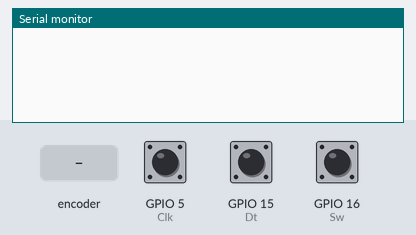
Simulated run of this sketch. Board: ESP32. Parts: the last lines printed to the serial monitor. The test bench sets the inputs (shaded band); at power-on: GPIO 16 (Sw) HIGH, GPIO 5 (Clk) HIGH, GPIO 15 (Dt) HIGH.

Above: at 1.2 s.
1.3 s: rotary encoder on GPIO 5 (Clk) / GPIO 15 (Dt) turned 1 step (first pin leading)
At 2.6 s:
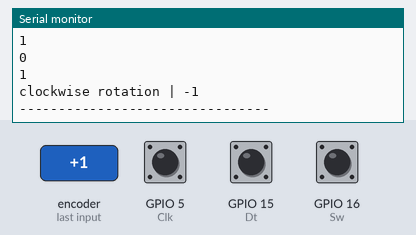
3.0 s: GPIO 16 (Sw) pulled LOW for 0.15 s
At 3.4 s:
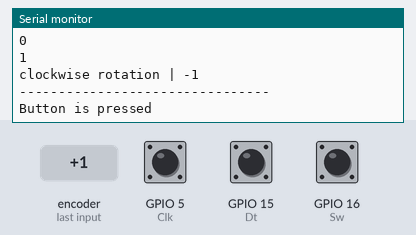
4.6 s: rotary encoder on GPIO 5 (Clk) / GPIO 15 (Dt) turned 2 steps (second pin leading)
At 6.3 s:
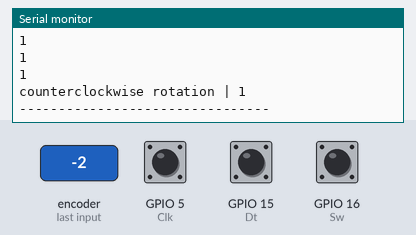

The sketch:

Rotary_Encoder.ino
```cpp
#define Clk 5
#define Dt 15
#define Sw 16

int counter=0,currentStateClk,lastStateCLK,switchState;
String currentDIR = "";
unsigned long lastButtonPress = 0;

void setup()
{
Serial.begin(9600);
pinMode(Clk, INPUT);
pinMode(Dt, INPUT);
pinMode(Sw, INPUT_PULLUP);
lastStateCLK = digitalRead(Clk);
}


void loop()
{
    currentStateClk=digitalRead(Clk);
    if(currentStateClk != lastStateCLK && currentStateClk){   //changes to 1 and 0 continuously
      if (digitalRead(Dt)!=currentStateClk) {
          counter--;
          currentDIR = "clockwise rotation";      //Dt is 0 while clockwise
      }
      else{
          counter++;
          currentDIR = "counterclockwise rotation";   //Dt is 1 wheb counterclockwise
      }
    Serial.println(digitalRead(Clk));
    Serial.println(digitalRead(Dt));
    Serial.println(digitalRead(Sw));
    Serial.print(currentDIR);
    Serial.print(" | ");
    Serial.println(counter);
    Serial.println("--------------------------------");

    }
    lastStateCLK = currentStateClk;
    switchState = digitalRead(Sw);
    if(!switchState){
      if(millis() - lastButtonPress >50)
        Serial.println("Button is pressed");
      lastButtonPress = millis();
    }
}
```

Measured:
- after the input at 1.3 s, the serial monitor: prints a new line after 0.05 s (image 1)
- after the input at 3.0 s, the serial monitor: prints a new line at once (image 2)
- after the input at 4.6 s, the serial monitor: prints a new line after 0.08 s (image 3)
